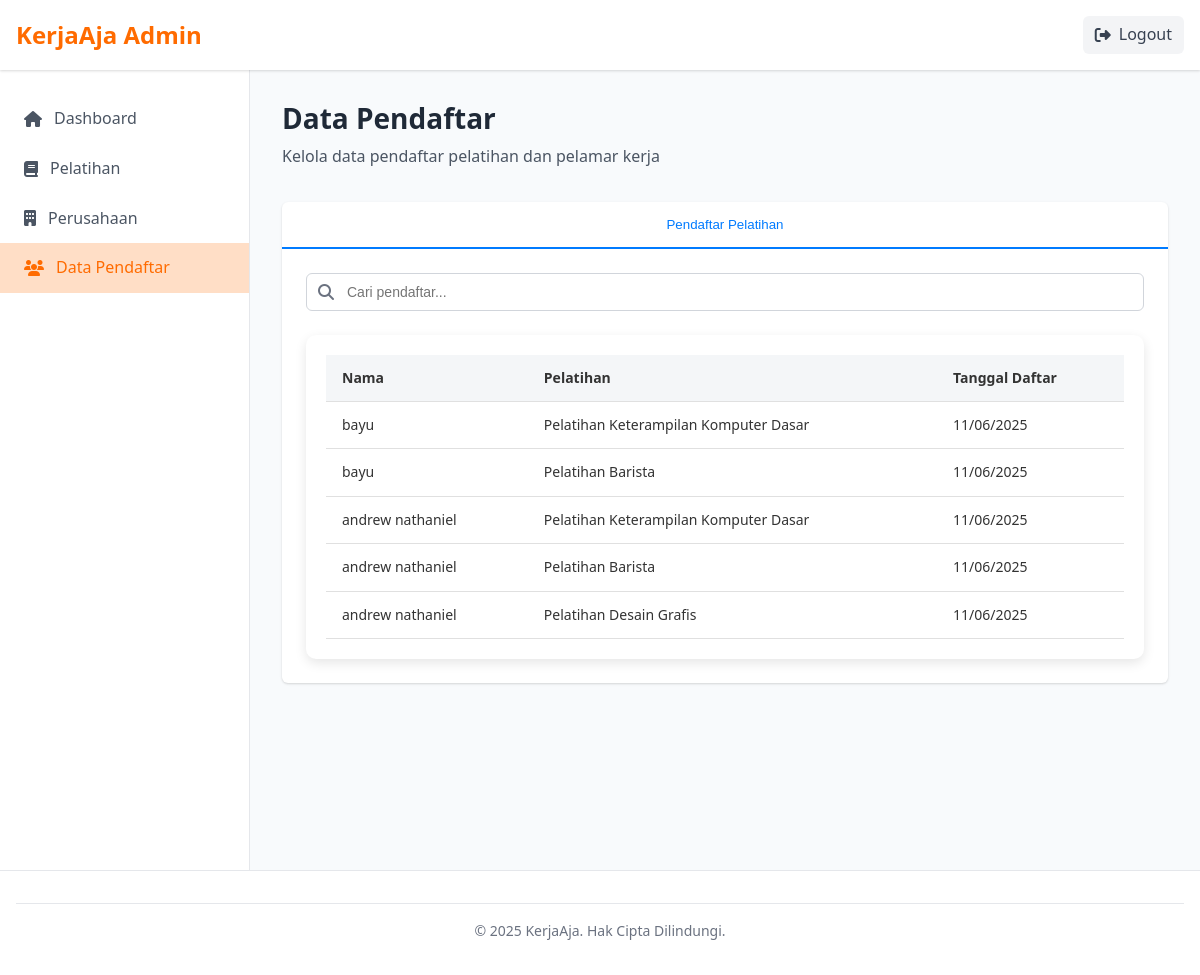
Page /Admin/admin-pendaftar.php (signed in) on the earlier database version.
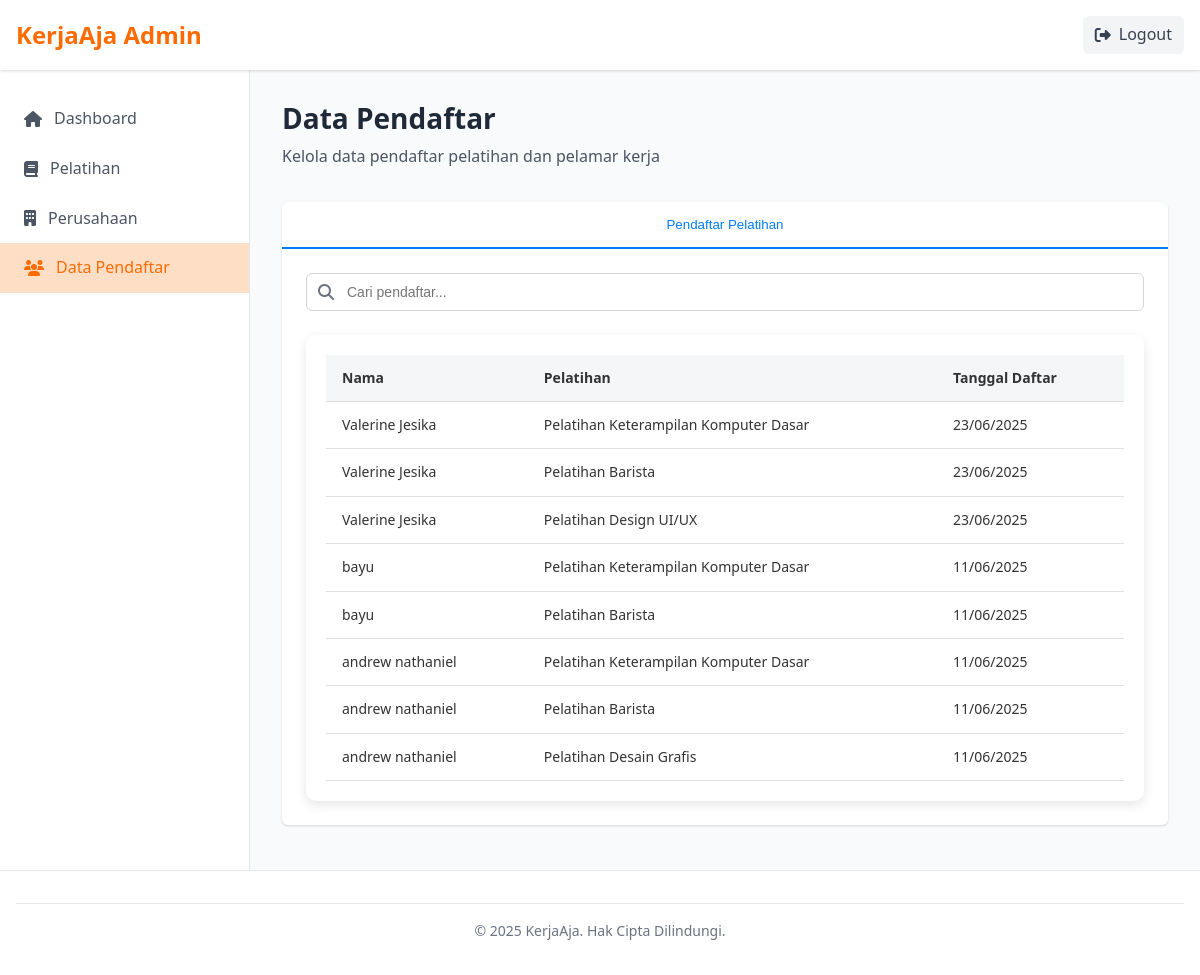
Same page on the later database version.
### tables this page shows
CREATE TABLE `pendaftaran_pelatihan` (
  `id` int(11) NOT NULL,
  `user_id` int(11) NOT NULL,
  `pelatihan_id` int(11) NOT NULL,
  `tanggal_daftar` timestamp NOT NULL DEFAULT current_timestamp()
);

CREATE TABLE `users` (
  `user_id` int(11) NOT NULL,
  `name` varchar(100) NOT NULL,
  `email` varchar(100) NOT NULL,
  `password` varchar(255) NOT NULL,
  `role` enum('admin','perusahaan','user') NOT NULL,
  `created_at` timestamp NOT NULL DEFAULT current_timestamp()
);

CREATE TABLE `pelatihan` (
  `pelatihan_id` int(11) NOT NULL,
  `nama` varchar(150) NOT NULL,
  `lokasi` varchar(100) DEFAULT NULL,
  `tanggal` date DEFAULT NULL,
  `kuota` int(10) NOT NULL,
  `deskripsi` text DEFAULT NULL,
  `created_by` int(11) DEFAULT NULL
);

### Admin/admin-pendaftar.php (the view, shortened to what this page needs)
<?php
include '../auth/koneksi.php';
$dataPendaftar = [];
$query = "SELECT p.*, u.name AS nama_user, plt.nama AS nama_pelatihan
          FROM pendaftaran_pelatihan p
          JOIN users u ON p.user_id = u.user_id
          JOIN pelatihan plt ON p.pelatihan_id = plt.pelatihan_id
          ORDER BY p.tanggal_daftar DESC";
$result = mysqli_query($conn, $query);
if ($result && mysqli_num_rows($result) > 0) {
    while ($row = mysqli_fetch_assoc($result)) {
        $dataPendaftar[] = $row;
    }
}
?>
<!DOCTYPE html>
<html lang="id">
<head>
    <link rel="stylesheet" href="../css/style.css" />
    <link rel="stylesheet" href="../css/notifications.css" />
    <link rel="stylesheet" href="../css/admin-notifications.css" />
    <link rel="stylesheet" href="https://cdnjs.cloudflare.com/ajax/libs/font-awesome/6.4.0/css/all.min.css" />
</head>
<body>
    <header class="header">
        <div class="container">
            <div class="logo">
                <a href="admin-dashboard.php">KerjaAja Admin</a>
            </div>
            <nav class="nav">
                <ul>
                    <li>
                        <a href="../index.php" id="logoutBtn" class="btn-logout"> <i class="fas fa-sign-out-alt"></i>
                            Logout </a>
                    </li>
                </ul>
            </nav>
        </div>
    </header>
    <div class="dashboard-container">
        <aside class="sidebar">
            <nav class="sidebar-nav">
                <ul>
                    <li><a href="admin-dashboard.php"><i class="fas fa-home"></i> Dashboard</a></li>
                    <li><a href="admin-pelatihan.php"><i class="fas fa-book"></i> Pelatihan</a></li>
                    <li><a href="admin-perusahaan.php"><i class="fas fa-building"></i> Perusahaan</a></li>
                    <li><a href="admin-pendaftar.php" class="active"><i class="fas fa-users"></i> Data Pendaftar</a></li>
                </ul>
            </nav>
        </aside>
        <main class="main-content">
            <div class="page-header">
                <h1>Data Pendaftar</h1>
                <p>Kelola data pendaftar pelatihan dan pelamar kerja</p>
            </div>
            <div class="tabs">
                <div class="tab-header">
                    <button class="tab-btn active" data-tab="pelatihan">Pendaftar Pelatihan</button>
                </div>
                <div class="tab-content-profile">
                    <class="tab-pane active" id="pelatihanTab">
                        <div class="search-container">
                            <div class="search-input">
                                <i class="fas fa-search"></i>
                                <input type="text" id="searchTrainingApplicant" placeholder="Cari pendaftar..." />
                            </div>
                        </div>
                        <div class="data-table-container">
                            <table class="data-table" id="trainingApplicantTable">
                                <thead>
                                    <tr>
                                        <th>Nama</th>
                                        <th>Pelatihan</th>
                                        <th>Tanggal Daftar</th>
                                    </tr>
                                </thead>
                                <tbody>
                                    <?php if (count($dataPendaftar) > 0): ?>
                                    <?php foreach ($dataPendaftar as $pendaftar): ?>
                                    <tr>
                                        <td><?= htmlspecialchars($pendaftar['nama_user']) ?></td>
                                        <td><?= htmlspecialchars($pendaftar['nama_pelatihan']) ?></td>
                                        <td><?= date("d/m/Y", strtotime($pendaftar['tanggal_daftar'])) ?></td>
                                    </tr>
                                    <?php endforeach; ?>
                                    <?php else: ?>
                                    <tr>
                                        <td colspan="6" style="text-align:center;">Belum ada data pelatihan.</td>
                                    </tr>
                                    <?php endif; ?>
                                </tbody>
                            </table>
                        </div>
                </div>
            </div>
    </div>
    <footer class="footer">
        <div class="container">
            <div class="footer-bottom">
                <p>&copy; 2025 KerjaAja. Hak Cipta Dilindungi.</p>
            </div>
        </div>
    </footer>
</body>
</html>

Differences in the rows shown:
added pendaftaran_pelatihan: user.name "Valerine Jesika", pelatihan.nama "Pelatihan Keterampilan Komputer Dasar", tanggal_daftar "23/06/2025"
added pendaftaran_pelatihan: user.name "Valerine Jesika", pelatihan.nama "Pelatihan Barista", tanggal_daftar "23/06/2025"
added pendaftaran_pelatihan: user.name "Valerine Jesika", pelatihan.nama "Pelatihan Design UI/UX", tanggal_daftar "23/06/2025"
